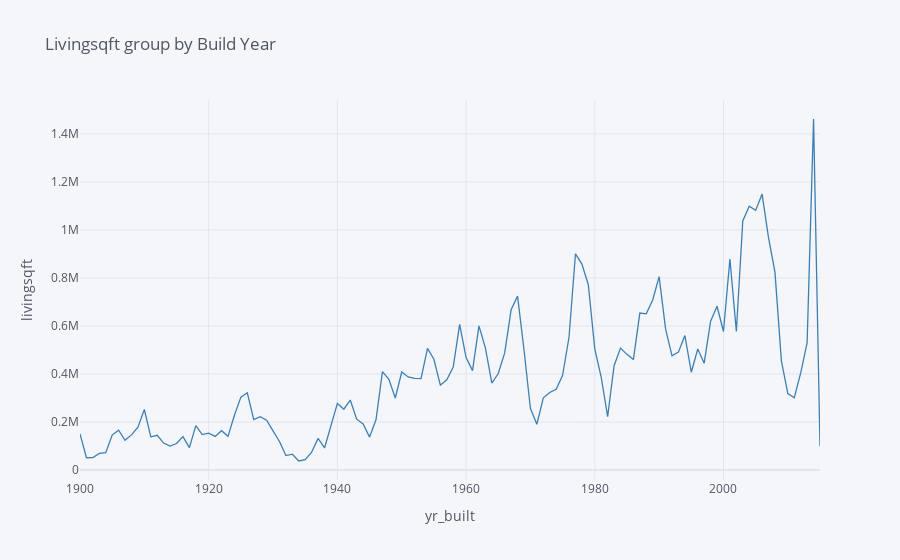

Source (notebook cell):
### Code cell
cdata.iplot(kind='line',y='sqft_living',title='Livingsqft group by Build Year',
         xTitle='yr_built', yTitle='livingsqft',colors='blue')
